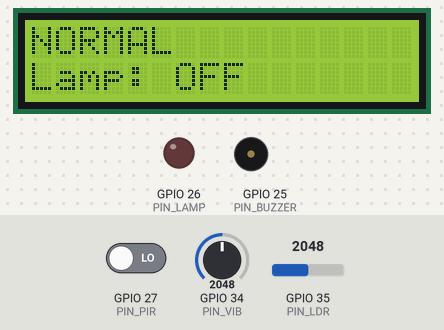
Bench run of a sketch on a simulated ESP32. Parts: 16×2 character LCD, output pins drawn as LEDs (lit = HIGH), buzzer (waves = sounding). Inputs (shaded band) come from the test bench; at power-on: GPIO 34 (PIN_VIB) = 2048, GPIO 35 (PIN_LDR) = 2048, GPIO 27 (PIN_PIR) LOW. WiFi joins after 1.5 s; servers stay silent unless stated; random numbers use the default seed unless the sketch sets one; no MQTT or app messages arrive unless stated; what the sketch prints to the serial monitor is not drawn.

Above: at 2.9 s.
3.0 s: GPIO 34 (PIN_VIB) set to 2946
4.5 s: GPIO 34 (PIN_VIB) set to 3052
At 5.9 s:
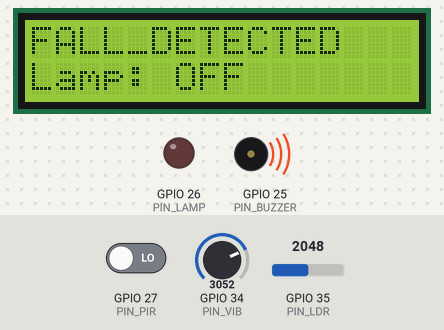
6.2 s: GPIO 35 (PIN_LDR) set to 1565
7.7 s: GPIO 35 (PIN_LDR) set to 1450
At 8.8 s:
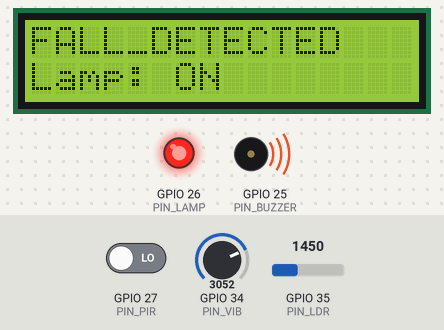
10.7 s: GPIO 35 (PIN_LDR) set to 1540
At 11.9 s:
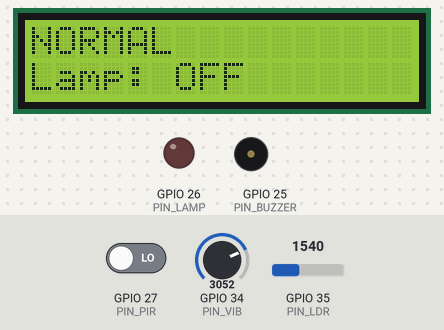
12.2 s: GPIO 35 (PIN_LDR) set to 1460
At 13.2 s:
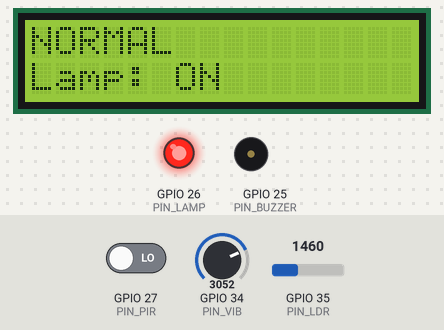
Timing chart, 0 to 14.7 s (numbered marks = the images above; inputs shaded):
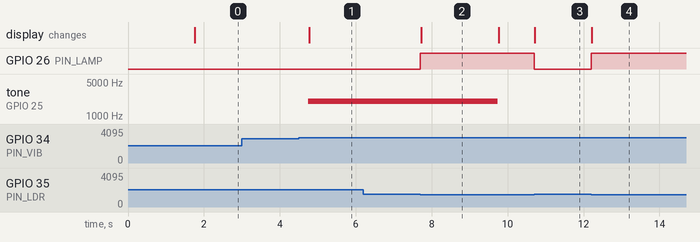

The sketch:

sketch.ino
```cpp
#include <WiFi.h>
#include <PubSubClient.h>
#include <Wire.h>
#include <LiquidCrystal_I2C.h>

const char* TOPIC = "fallhub/teamone/event";

const char* WIFI_SSID = "Wokwi-GUEST";
const char* WIFI_PASS = "";

const char* MQTT_HOST = "broker.hivemq.com";
const int MQTT_PORT = 1883;

const int PIN_VIB = 34;
const int PIN_PIR = 27;
const int PIN_LDR = 35;
const int PIN_BUZZER = 25;
const int PIN_LAMP = 26;

const int VIB_THRESHOLD = 3000;
const int DARK_THRESHOLD = 1500;

const unsigned long SAMPLE_MS = 100;
const unsigned long PUBLISH_MS = 200;
const unsigned long FALL_HOLD_MS = 5000;

WiFiClient wifiClient;
PubSubClient mqtt(wifiClient);
LiquidCrystal_I2C lcd(0x27, 16, 2);

int consecutiveHigh = 0;
unsigned long firstHighTime = 0;
bool fallActive = false;
unsigned long fallStart = 0;
unsigned long lastSample = 0;
unsigned long lastPublish = 0;
int lastVib = 0;

String lastLcdLine1 = "";
String lastLcdLine2 = "";

void connectMqtt() {
  while (!mqtt.connected()) {
    Serial.print("Connecting to MQTT...");

    String id = "fallhub-" + String(random(0xffff), HEX);

    if (mqtt.connect(id.c_str())) {
      Serial.println(" connected");
    } else {
      Serial.print(" failed, state=");
      Serial.println(mqtt.state());
      delay(1000);
    }
  }
}

void showLcd(const String& line1, const String& line2) {
  if (line1 == lastLcdLine1 &&
      line2 == lastLcdLine2) {
    return;
  }

  lastLcdLine1 = line1;
  lastLcdLine2 = line2;

  lcd.clear();
  lcd.setCursor(0, 0);
  lcd.print(line1);
  lcd.setCursor(0, 1);
  lcd.print(line2);
}

void setup() {
  Serial.begin(115200);

  pinMode(PIN_PIR, INPUT);
  pinMode(PIN_BUZZER, OUTPUT);
  pinMode(PIN_LAMP, OUTPUT);

  Wire.begin(21, 22);

  lcd.init();
  lcd.backlight();

  showLcd("Fall Hub", "Starting...");

  WiFi.begin(WIFI_SSID, WIFI_PASS);
  Serial.print("Wi-Fi connecting");

  while (WiFi.status() != WL_CONNECTED) {
    delay(200);
    Serial.print(".");
  }

  Serial.println(" connected");

  mqtt.setServer(MQTT_HOST, MQTT_PORT);
  mqtt.setBufferSize(256);

  connectMqtt();
}

void loop() {
  if (WiFi.status() != WL_CONNECTED) {
    WiFi.begin(WIFI_SSID, WIFI_PASS);
    delay(500);
    return;
  }

  if (!mqtt.connected()) {
    connectMqtt();
  }

  mqtt.loop();

  unsigned long now = millis();

  if (now - lastSample >= SAMPLE_MS) {
    lastSample = now;
    lastVib = analogRead(PIN_VIB);

    if (lastVib >= VIB_THRESHOLD) {
      if (consecutiveHigh == 0) {
        firstHighTime = now;
      }

      consecutiveHigh++;

      if (consecutiveHigh >= 3 &&
          now - firstHighTime <= 1000 &&
          !fallActive) {
        fallActive = true;
        fallStart = now;
        consecutiveHigh = 0;
        Serial.println("FALL DETECTED!");
      }
    } else {
      consecutiveHigh = 0;
    }
  }

  if (fallActive &&
      now - fallStart >= FALL_HOLD_MS) {
    fallActive = false;
  }

  int pir = digitalRead(PIN_PIR);
  int ldr = analogRead(PIN_LDR);

  bool lampOn = (pir == HIGH) ||
                (ldr < DARK_THRESHOLD);

  if (fallActive) {
  tone(PIN_BUZZER, 2000);  // 2 kHz audible tone
} else {
  noTone(PIN_BUZZER);      // Stop the sound
}

  digitalWrite(PIN_LAMP,
               lampOn ? HIGH : LOW);

  String state = fallActive
                   ? "FALL_DETECTED"
                   : "NORMAL";

  showLcd(state,
          lampOn ? "Lamp: ON" : "Lamp: OFF");

  if (now - lastPublish >= PUBLISH_MS) {
    lastPublish = now;

    char msg[220];

    snprintf(msg, sizeof(msg),
      "{\"ms\":%lu,\"device\":\"hub1\","
      "\"vib\":%d,\"pir\":%d,\"ldr\":%d,"
      "\"lamp\":%d,\"state\":\"%s\"}",
      now,
      lastVib,
      pir,
      ldr,
      lampOn ? 1 : 0,
      state.c_str()
    );

    bool published = mqtt.publish(TOPIC, msg);

    Serial.println(msg);

    if (!published) {
      Serial.println("MQTT publish failed");
    }
  }
}
```

Measured:
- the behaviour switches between 2999 and 3000 on GPIO 34 (PIN_VIB) (found by bisection; images 0 and 1)
- the behaviour switches between 1500 and 1499 on GPIO 35 (PIN_LDR) (found by bisection; images 1 and 2)
- after the input at 3.0 s, every drawn part: stays the same
- after the input at 4.5 s, tone on GPIO 25 (PIN_BUZZER): silent → 2000 Hz after 0.25 s; the display: changes after 0.27 s (image 1)
- after the input at 6.2 s, every drawn part: stays the same
- after the input at 7.7 s, GPIO 26 (PIN_LAMP): LOW → HIGH at once
- after the input at 10.7 s, GPIO 26 (PIN_LAMP): HIGH → LOW at once; the display: changes at once (image 3)
- after the input at 12.2 s, GPIO 26 (PIN_LAMP): LOW → HIGH at once; the display: changes at once (image 4)
- what the display in image 2 shows lasts 2.1 s, from 7.7 s to 9.8 s
